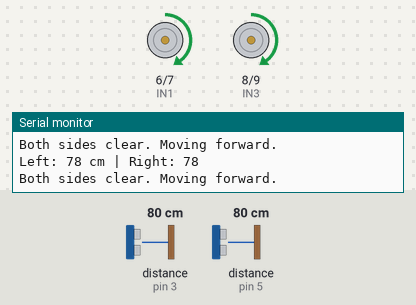
A sketch run on a simulated Arduino Uno, built with avr-gcc and run on an emulated ATmega328P. Shown: motor-driver pin pairs drawn as motors (green arrow = first pin HIGH = forward, orange = second pin HIGH = backward, longer = more drive, scaled by the enable pin), the last lines printed to the serial monitor. Wiring (inferred from the names in the program): 2 × ultrasonic range finder: trigger pin 2, echo pin 3 / trigger pin 4, echo pin 5. The test bench sets the inputs (shaded band); at power-on: distance to the obstacle (sensors on pin 3, pin 5) 80 cm. The echo pulse lasts 58.3 µs per cm.

Above: at 1.2 s.
1.3 s: distance to the obstacle (sensor on pin 3) set to 24 cm
2.8 s: distance to the obstacle (sensor on pin 3) set to 19 cm
At 3.08 s:
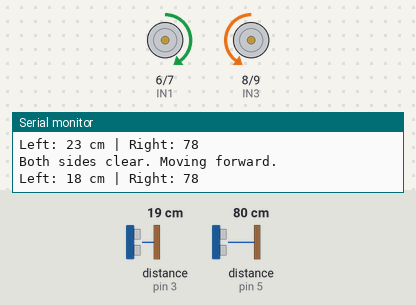
5.8 s: distance to the obstacle (sensor on pin 5) set to 23 cm
8.8 s: distance to the obstacle (sensor on pin 5) set to 20 cm
At 10.1 s:
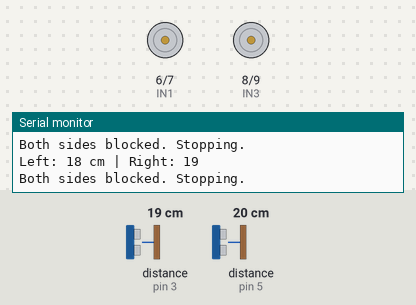
10.7 s: distance to the obstacle (sensor on pin 3) set to 35 cm
At 10.99 s:
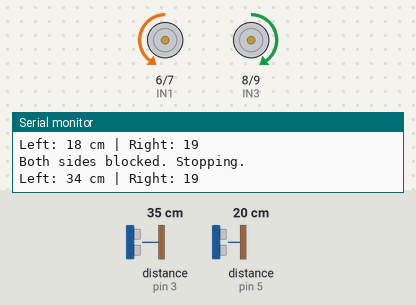
13.7 s: distance to the obstacle (sensor on pin 3) set to 2 cm
At 13.7 s:
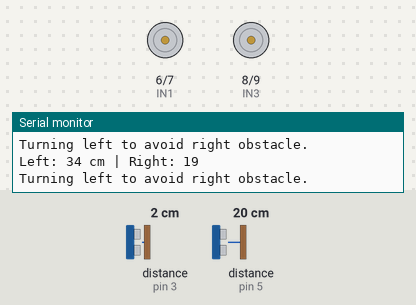
Timing chart, 0 to 16.2 s (numbered marks = the images above; inputs shaded):
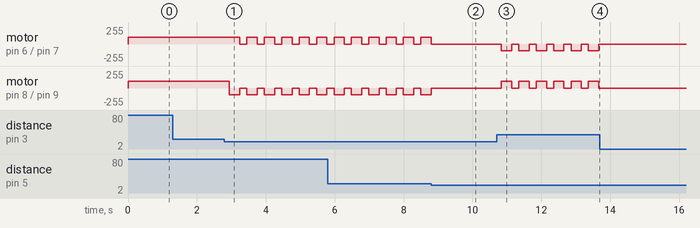

Measured:
- the behaviour switches between 22 and 21 cm on distance to the obstacle (sensor on pin 3) (found by bisection; images 0 and 1)
- the behaviour switches between 22 and 21 cm on distance to the obstacle (sensor on pin 5) (found by bisection; images 1 and 2)
- after the input at 2.8 s, motor on pin 6 (IN1) / pin 7 (IN2): alternates forward 100/255 for 0.30 s and stopped for 0.21 s, starting after 0.44 s; motor on pin 8 (IN3) / pin 9 (IN4): alternates backward 100/255 for 0.30 s and stopped for 0.21 s, starting after 0.14 s
- after the input at 8.8 s, motor on pin 6 (IN1) / pin 7 (IN2), motor on pin 8 (IN3) / pin 9 (IN4): goes on until 8.8 s, then stays stopped
- after the input at 10.7 s, motor on pin 6 (IN1) / pin 7 (IN2): alternates backward 100/255 for 0.30 s and stopped for 0.20 s, starting after 0.14 s; motor on pin 8 (IN3) / pin 9 (IN4): alternates forward 100/255 for 0.30 s and stopped for 0.20 s, starting after 0.14 s
- after the input at 13.7 s, motor on pin 6 (IN1) / pin 7 (IN2), motor on pin 8 (IN3) / pin 9 (IN4): stops changing and stays stopped

The sketch:

motor.ino
```cpp
#define trigLeft 2
#define echoLeft 3
#define trigRight 4
#define echoRight 5

// === Motor Driver Pins ===
#define IN1 6  // Left Motor Forward
#define IN2 7  // Left Motor Backward
#define IN3 8  // Right Motor Forward
#define IN4 9  // Right Motor Backward
#define ENA 10 // Speed control for left motor
#define ENB 11 // Speed control for right motor

// === Parameters ===
#define THRESHOLD 20   // cm, min safe distance
#define TURN_DELAY 300 // ms, adjust for turn sharpness

void setup() {
  Serial.begin(9600);

  // Ultrasonic setup
  pinMode(trigLeft, OUTPUT);
  pinMode(echoLeft, INPUT);
  pinMode(trigRight, OUTPUT);
  pinMode(echoRight, INPUT);

  // Motor driver setup
  pinMode(IN1, OUTPUT);
  pinMode(IN2, OUTPUT);
  pinMode(IN3, OUTPUT);
  pinMode(IN4, OUTPUT);
  pinMode(ENA, OUTPUT);
  pinMode(ENB, OUTPUT);

  stopMotors();
}

void loop() {
  int distLeft = getDistance(trigLeft, echoLeft);
  int distRight = getDistance(trigRight, echoRight);

  Serial.print("Left: "); Serial.print(distLeft);
  Serial.print(" cm | Right: "); Serial.println(distRight);

  if (distLeft > THRESHOLD && distRight > THRESHOLD) {
    moveForward();
    Serial.println("Both sides clear. Moving forward.");
  }
  else if (distLeft > THRESHOLD && distRight <= THRESHOLD) {
    turnLeft();
    Serial.println("Turning left to avoid right obstacle.");
  }
  else if (distRight > THRESHOLD && distLeft <= THRESHOLD) {
    turnRight();
    Serial.println("Turning right to avoid left obstacle.");
  }
  else {
    stopMotors();
    Serial.println("Both sides blocked. Stopping.");
  }

  delay(200);
}

// === Get distance from ultrasonic sensor ===
int getDistance(int trigPin, int echoPin) {
  digitalWrite(trigPin, LOW);
  delayMicroseconds(2);

  digitalWrite(trigPin, HIGH);
  delayMicroseconds(10);
  digitalWrite(trigPin, LOW);

  long duration = pulseIn(echoPin, HIGH);
  int distance = duration * 0.034 / 2;
  return distance;
}

// === Motor control functions ===
void moveForward() {
  digitalWrite(IN1, HIGH);
  digitalWrite(IN2, LOW);
  digitalWrite(IN3, HIGH);
  digitalWrite(IN4, LOW);
  analogWrite(ENA, 100);
  analogWrite(ENB, 100);
}

void turnLeft() {
  digitalWrite(IN1, LOW);
  digitalWrite(IN2, HIGH);
  digitalWrite(IN3, HIGH);
  digitalWrite(IN4, LOW);
  analogWrite(ENA, 100);
  analogWrite(ENB, 100);
  delay(TURN_DELAY);
  stopMotors();
}

void turnRight() {
  digitalWrite(IN1, HIGH);
  digitalWrite(IN2, LOW);
  digitalWrite(IN3, LOW);
  digitalWrite(IN4, HIGH);
  analogWrite(ENA, 100);
  analogWrite(ENB, 100);
  delay(TURN_DELAY);
  stopMotors();
}

void stopMotors() {
  digitalWrite(IN1, LOW);
  digitalWrite(IN2, LOW);
  digitalWrite(IN3, LOW);
  digitalWrite(IN4, LOW);
}
```
